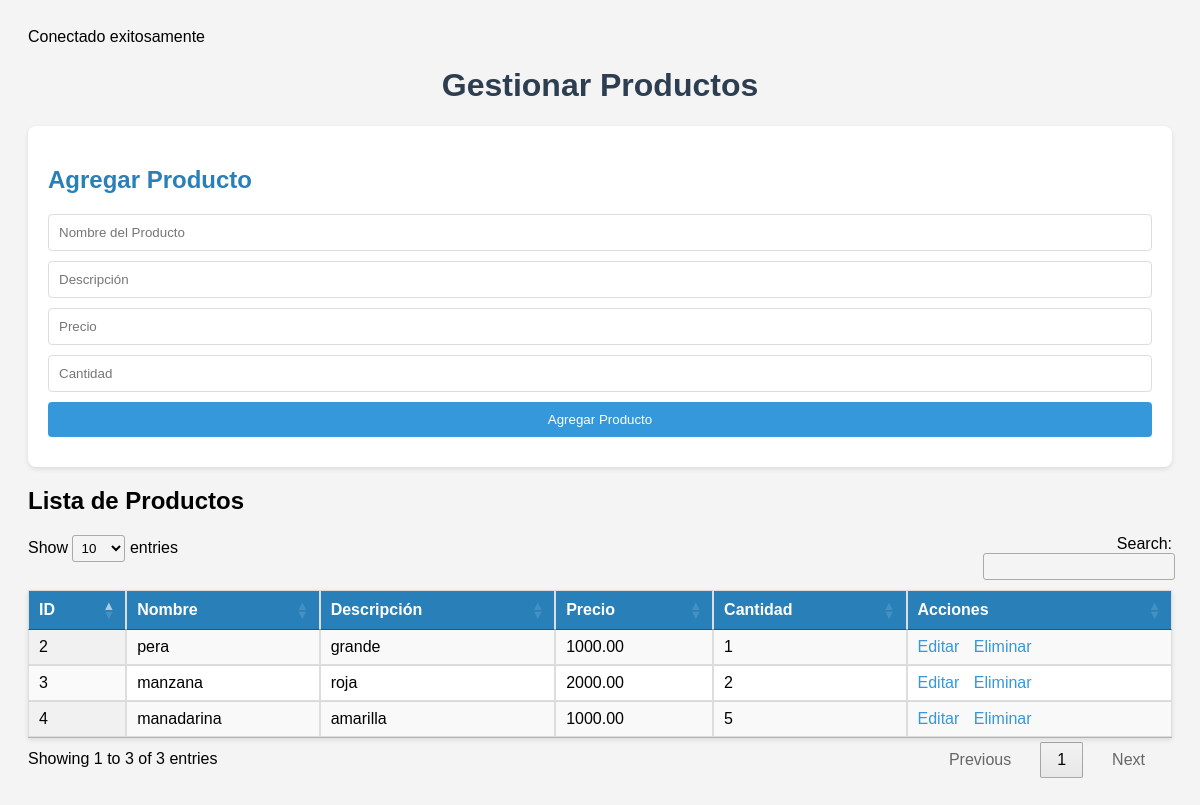
The page /productos.php on the database its author committed.
### tables this page shows
CREATE TABLE `productos` (
  `id` int(11) NOT NULL,
  `nombre` varchar(100) DEFAULT NULL,
  `descripcion` text DEFAULT NULL,
  `precio` decimal(10,2) DEFAULT NULL,
  `stock` int(11) DEFAULT NULL,
  `cantidad` int(11) NOT NULL
);

### productos.php (the view, shortened to what this page needs)
<?php
include 'db.php';
$result = $conn->query("SELECT * FROM productos");
?>
<!DOCTYPE html>
<html lang="es">
<head>
    <link rel="stylesheet" type="text/css" href="https://cdn.datatables.net/1.11.5/css/jquery.dataTables.css">
</head>
<body>
    <h1>Gestionar Productos</h1>
    <?php if (isset($_GET['edit'])):
        $id = $_GET['edit'];
        $producto = $conn->query("SELECT * FROM productos WHERE id=$id")->fetch_assoc();
    ?>
    <form method="POST" action="">
        <h2>Editar Producto</h2>
        <input type="hidden" name="id" value="<?php echo $producto['id']; ?>">
        <input type="text" name="nombre" value="<?php echo $producto['nombre']; ?>" required>
        <input type="text" name="descripcion" value="<?php echo $producto['descripcion']; ?>" required>
        <input type="number" step="0.01" name="precio" value="<?php echo $producto['precio']; ?>" required>
        <input type="number" name="cantidad" value="<?php echo $producto['cantidad']; ?>" required>
        <button type="submit" name="update_producto">Actualizar Producto</button>
    </form>
    <?php else: ?>
    <form method="POST" action="">
        <h2>Agregar Producto</h2>
        <input type="text" name="nombre" placeholder="Nombre del Producto" required>
        <input type="text" name="descripcion" placeholder="Descripción" required>
        <input type="number" step="0.01" name="precio" placeholder="Precio" required>
        <input type="number" name="cantidad" placeholder="Cantidad" required>
        <button type="submit" name="add_producto">Agregar Producto</button>
    </form>
    <?php endif; ?>
    <h2>Lista de Productos</h2>
    <table id="productosTable" class="display">
        <thead>
            <tr>
                <th>ID</th>
                <th>Nombre</th>
                <th>Descripción</th>
                <th>Precio</th>
                <th>Cantidad</th>
                <th>Acciones</th>
            </tr>
        </thead>
        <tbody>
            <?php while($row = $result->fetch_assoc()): ?>
            <tr>
                <td><?php echo $row['id']; ?></td>
                <td><?php echo $row['nombre']; ?></td>
                <td><?php echo $row['descripcion']; ?></td>
                <td><?php echo $row['precio']; ?></td>
                <td><?php echo $row['cantidad']; ?></td>
                <td>
                    <a href="?edit=<?php echo $row['id']; ?>">Editar</a>
                    <a href="?delete=<?php echo $row['id']; ?>" onclick="return confirm('¿Estás seguro de que quieres eliminar este producto?');">Eliminar</a>
                </td>
            </tr>
            <?php endwhile; ?>
        </tbody>
    </table>
</body>
</html>

### productos.php (style rules this page uses)
body { font-family: Arial, sans-serif; background-color: #f4f4f4; padding: 20px; }
h1 { color: #2c3e50; text-align: center; }
form { margin-bottom: 20px; background-color: #fff; padding: 20px; border-radius: 8px; box-shadow: 0 2px 5px rgba(0,0,0,0.1); }
form h2 { margin-bottom: 20px; color: #2980b9; }
input, button { display: block; width: 100%; padding: 10px; margin-bottom: 10px; border-radius: 4px; border: 1px solid #ddd; }
button { background-color: #3498db; color: white; border: none; cursor: pointer; }
table { width: 100%; border-collapse: collapse; background-color: #fff; box-shadow: 0 2px 5px rgba(0,0,0,0.1); }
th, td { padding: 10px; border: 1px solid #ddd; text-align: left; }
th { background-color: #2980b9; color: white; }
a { color: #3498db; text-decoration: none; margin-right: 10px; }

### rows shown on the page
productos: id "2", nombre "pera", descripcion "grande", precio "1000.00", cantidad "1"
productos: id "3", nombre "manzana", descripcion "roja", precio "2000.00", cantidad "2"
productos: id "4", nombre "manadarina", descripcion "amarilla", precio "1000.00", cantidad "5"
